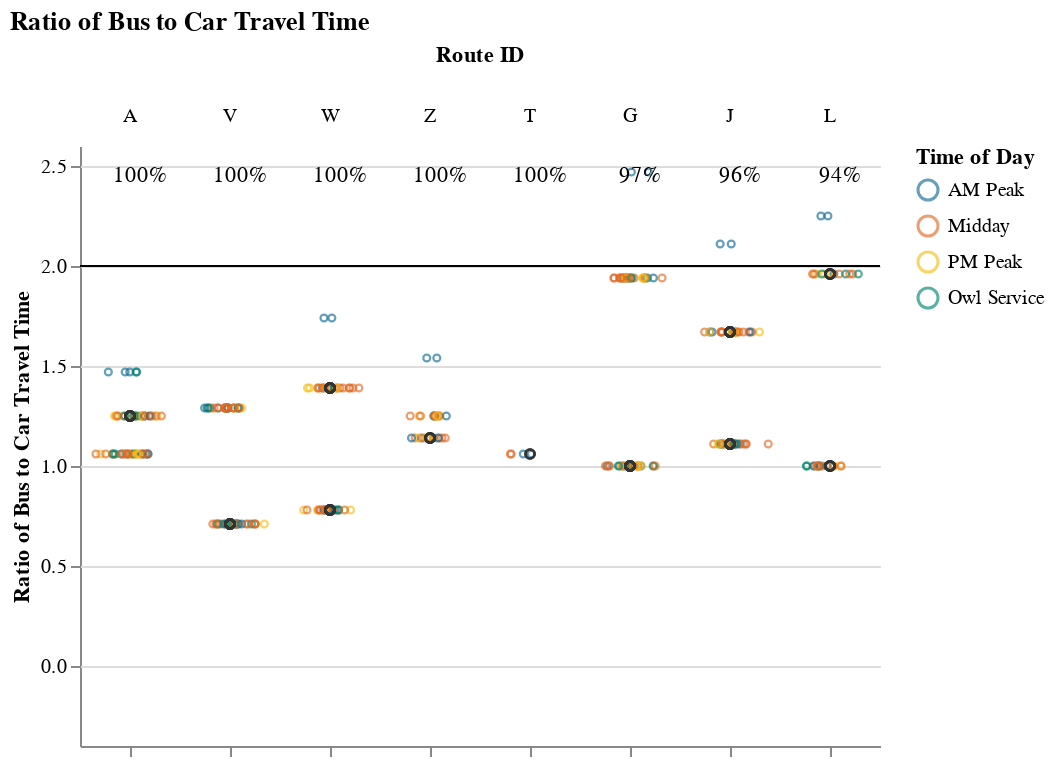
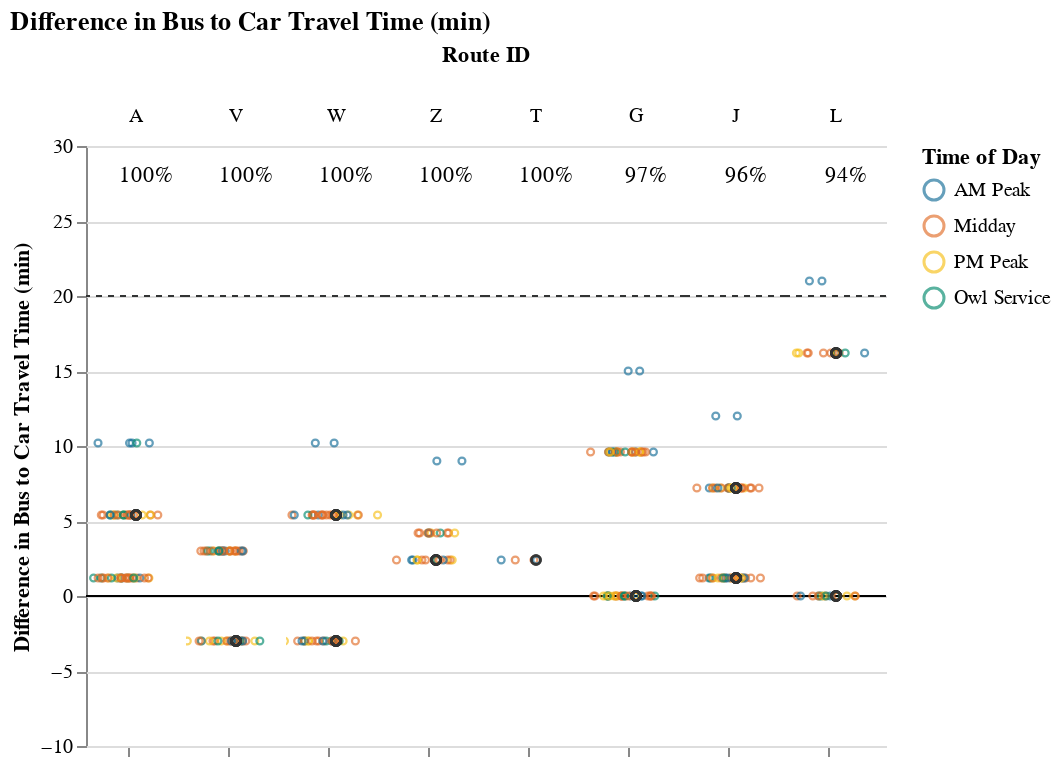

The notebook cell these images were saved under, in order:
### Markdown cell above
## Viable Competitive Routes
### Short Routes (< 1 hr)

### Code cell
# Allow for possibility that operator doesn't have routes that fall into certain route_groups
# But, jupyterbook will not like markdown with f-string
# separate out route_group and put in each cell, and use try/except + if to display...
# but all 3 route groups must be displayed. just add sentence about why no routes were returned at the end
route_group = "short"
try:
    display_charts_for_route_group(df, route_group)
except:
    print("No routes meet this criteria.")

### Figure 1 — Vega-Lite specification as saved in the notebook (floating-point values rounded to 4 significant figures; data arrays with more than 128 entries replaced by an {"elided": "..."} marker saying what was removed)
{"config": {"view": {"continuousWidth": 400, "continuousHeight": 300, "stroke": null}, "facet": {"spacing": 0}}, "data": {"name": "data-9d7999ffba78cba683c36bfcc7e374fa"}, "facet": {"column": {"field": "route_id", "sort": ["A", "V", "W", "Z", "T", "G", "J", "L"], "title": "Route ID", "type": "nominal"}}, "spec": {"layer": [{"mark": "rule", "encoding": {"color": {"value": "black"}, "y": {"field": "cutoff", "type": "quantitative"}}, "selection": {"selector001": {"type": "interval", "bind": "scales", "encodings": ["x", "y"]}}}, {"mark": {"type": "point", "opacity": 0.65, "size": 12, "strokeWidth": 1.1}, "encoding": {"color": {"field": "time_of_day", "scale": {"range": ["#136C97", "#E16B26", "#F6BF16", "#00896B", "#7790A3", "#5B559C"]}, "sort": ["AM Peak", "Midday", "PM Peak", "Owl Service"], "title": "Time of Day", "type": "nominal"}, "tooltip": [{"field": "route_id", "type": "nominal"}, {"field": "trip_id", "type": "nominal"}, {"field": "service_hours", "type": "quantitative"}, {"field": "car_duration_hours", "type": "quantitative"}, {"field": "bus_multiplier", "type": "quantitative"}, {"field": "bus_difference", "type": "quantitative"}, {"field": "num_trips", "type": "quantitative"}, {"field": "num_competitive", "type": "quantitative"}, {"field": "pct_trips_competitive", "type": "quantitative"}, {"field": "p25", "type": "quantitative"}, {"field": "p50", "type": "quantitative"}, {"field": "p75", "type": "quantitative"}], "x": {"axis": {"grid": false, "labels": false, "ticks": true, "values": [0]}, "field": "jitter", "scale": {}, "title": null, "type": "quantitative"}, "y": {"field": "bus_multiplier", "scale": {"domain": [-0.25, 2.5]}, "title": "Ratio of Bus to Car Travel Time", "type": "quantitative"}}, "transform": [{"calculate": "sqrt(-2*log(random()))*cos(2*PI*random())", "as": "jitter"}], "width": 50}, {"layer": [{"mark": {"type": "point", "opacity": 0.6, "size": 20, "strokeWidth": 1.3}, "encoding": {"color": {"value": "#323434"}, "y": {"field": "bus_multiplier", "type": "quantitative"}}, "transform": [{"filter": "(datum.p50_trip === 1)"}]}, {"mark": {"type": "text", "align": "center", "baseline": "middle"}, "encoding": {"color": {"value": "black"}, "text": {"field": "pct_trips_competitive", "format": ".0%", "type": "quantitative"}, "tooltip": [{"field": "route_id", "type": "nominal"}, {"field": "trip_id", "type": "nominal"}, {"field": "service_hours", "type": "quantitative"}, {"field": "car_duration_hours", "type": "quantitative"}, {"field": "bus_multiplier", "type": "quantitative"}, {"field": "bus_difference", "type": "quantitative"}, {"field": "num_trips", "type": "quantitative"}, {"field": "num_competitive", "type": "quantitative"}, {"field": "pct_trips_competitive", "type": "quantitative"}, {"field": "p25", "type": "quantitative"}, {"field": "p50", "type": "quantitative"}, {"field": "p75", "type": "quantitative"}], "x": {"value": 30}, "y": {"value": 15}}, "transform": [{"calculate": "sqrt(-2*log(random()))*cos(2*PI*random())", "as": "jitter"}, {"filter": "(datum.fastest_trip === 1)"}]}]}]}, "resolve": {"scale": {"y": "shared"}}, "title": "Ratio of Bus to Car Travel Time", "$schema": "https://vega.github.io/schema/vega-lite/v4.17.0.json", "datasets": {"data-9d7999ffba78cba683c36bfcc7e374fa": {"elided": "347 records"}}}

### Figure 2 — Vega-Lite specification as saved in the notebook (floating-point values rounded to 4 significant figures; data arrays with more than 128 entries replaced by an {"elided": "..."} marker saying what was removed)
{"config": {"view": {"continuousWidth": 400, "continuousHeight": 300, "stroke": null}, "facet": {"spacing": 0}}, "data": {"name": "data-d9f1f54648c1ca8cabc7f577673b6486"}, "facet": {"column": {"field": "route_id", "sort": ["A", "V", "W", "Z", "T", "G", "J", "L"], "title": "Route ID", "type": "nominal"}}, "spec": {"layer": [{"mark": "rule", "encoding": {"color": {"value": "black"}, "y": {"field": "cutoff", "type": "quantitative"}}, "selection": {"selector002": {"type": "interval", "bind": "scales", "encodings": ["x", "y"]}}}, {"mark": {"type": "rule", "strokeDash": [3, 3]}, "encoding": {"color": {"value": "#323434"}, "y": {"field": "cutoff2", "type": "quantitative"}}}, {"mark": {"type": "point", "opacity": 0.65, "size": 12, "strokeWidth": 1.1}, "encoding": {"color": {"field": "time_of_day", "scale": {"range": ["#136C97", "#E16B26", "#F6BF16", "#00896B", "#7790A3", "#5B559C"]}, "sort": ["AM Peak", "Midday", "PM Peak", "Owl Service"], "title": "Time of Day", "type": "nominal"}, "tooltip": [{"field": "route_id", "type": "nominal"}, {"field": "trip_id", "type": "nominal"}, {"field": "service_hours", "type": "quantitative"}, {"field": "car_duration_hours", "type": "quantitative"}, {"field": "bus_multiplier", "type": "quantitative"}, {"field": "bus_difference", "type": "quantitative"}, {"field": "num_trips", "type": "quantitative"}, {"field": "num_competitive", "type": "quantitative"}, {"field": "pct_trips_competitive", "type": "quantitative"}, {"field": "p25", "type": "quantitative"}, {"field": "p50", "type": "quantitative"}, {"field": "p75", "type": "quantitative"}], "x": {"axis": {"grid": false, "labels": false, "ticks": true, "values": [0]}, "field": "jitter", "scale": {}, "title": null, "type": "quantitative"}, "y": {"field": "bus_difference", "scale": {"domain": [-5, 25.0]}, "title": "Difference in Bus to Car Travel Time (min)", "type": "quantitative"}}, "transform": [{"calculate": "sqrt(-2*log(random()))*cos(2*PI*random())", "as": "jitter"}], "width": 50}, {"layer": [{"mark": {"type": "point", "opacity": 0.6, "size": 20, "strokeWidth": 1.3}, "encoding": {"color": {"value": "#323434"}, "y": {"field": "bus_difference", "type": "quantitative"}}, "transform": [{"filter": "(datum.p50_trip === 1)"}]}, {"mark": {"type": "text", "align": "center", "baseline": "middle"}, "encoding": {"color": {"value": "black"}, "text": {"field": "pct_trips_competitive", "format": ".0%", "type": "quantitative"}, "tooltip": [{"field": "route_id", "type": "nominal"}, {"field": "trip_id", "type": "nominal"}, {"field": "service_hours", "type": "quantitative"}, {"field": "car_duration_hours", "type": "quantitative"}, {"field": "bus_multiplier", "type": "quantitative"}, {"field": "bus_difference", "type": "quantitative"}, {"field": "num_trips", "type": "quantitative"}, {"field": "num_competitive", "type": "quantitative"}, {"field": "pct_trips_competitive", "type": "quantitative"}, {"field": "p25", "type": "quantitative"}, {"field": "p50", "type": "quantitative"}, {"field": "p75", "type": "quantitative"}], "x": {"value": 30}, "y": {"value": 15}}, "transform": [{"calculate": "sqrt(-2*log(random()))*cos(2*PI*random())", "as": "jitter"}, {"filter": "(datum.fastest_trip === 1)"}]}]}]}, "resolve": {"scale": {"y": "shared"}}, "title": "Difference in Bus to Car Travel Time (min)", "$schema": "https://vega.github.io/schema/vega-lite/v4.17.0.json", "datasets": {"data-d9f1f54648c1ca8cabc7f577673b6486": {"elided": "347 records"}}}
